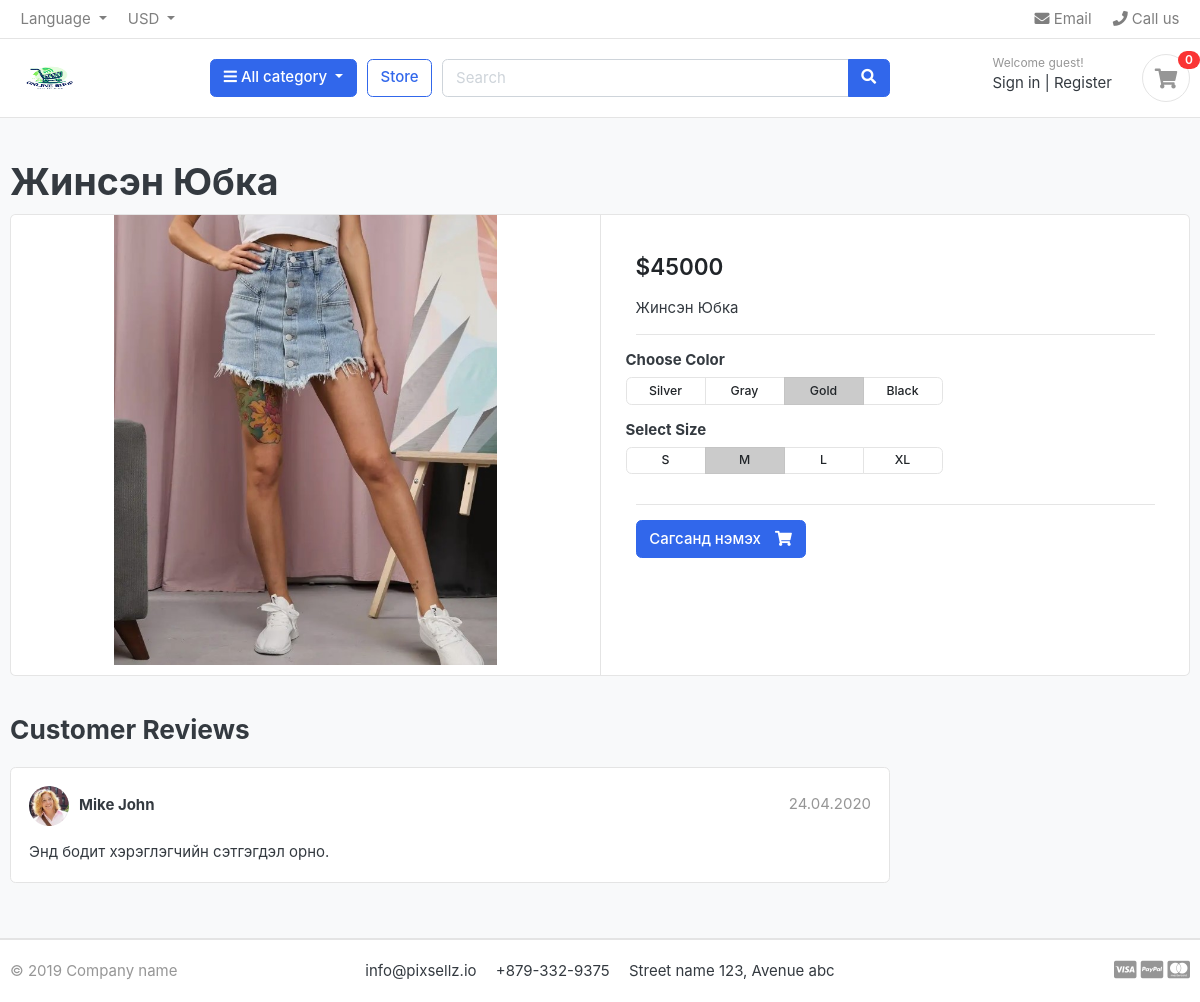
/yubka/zhinsen-yubka/, run on the app's committed database.
### store_app/models.py (models this page shows, shortened)
class Product(models.Model):
    product_name = models.CharField(max_length=200, unique=True)
    slug = models.SlugField(max_length=200, unique=True)
    description = models.TextField(max_length=500, blank=True)
    price = models.IntegerField()
    images = models.ImageField(upload_to='photos/products')
    stock = models.IntegerField()
    is_available = models.BooleanField(default=True)
    category = models.ForeignKey(Category, on_delete=models.CASCADE)
    created_date = models.DateTimeField(auto_now_add=True)
    modified_date = models.DateTimeField(auto_now=True)
    def __str__ (self):
        return self.product_name

### store_app/views.py (the view)
# urls.py: path('<slug:category_slug>/', views.store_view_detail, name='store_by_category'),
def store_view_detail(request, category_slug=None, product_slug=None):
    print("hhhhhhhhhhhhh")
    if category_slug:
        category = get_object_or_404(Category, slug=category_slug)
        if product_slug:
            product = get_object_or_404(Product, category=category, slug=product_slug)
            return render(request, 'product_detail.html', {'product': product})
        else:
            products = Product.objects.filter(category=category)
            return render(request, 'store.html', {'products': products, 'category': category})
    else:
        products = Product.objects.all()
        return render(request, 'store.html', {'products': products})

### cart_app/views.py (called while the page is built)
def _cart_id(request):
    cart = request.session.session_key
    if not cart:
        cart = request.session.create()
    return cart

### store_app/context_processors.py (called while the page is built)
def category_processor(request):
    categories = Category.objects.all()
    return {'all_categories': categories}

def cart_processor(request):
    cart_count = 0
    if 'admin' in request.path:
        return {}
    try:
        cart = Cart.objects.get(cart_id=_cart_id(request))
        cart_items = CartItem.objects.filter(cart_id=cart)
        for item in cart_items:
            cart_count += item.quantity
    except Cart.DoesNotExist:
        cart_count = 0
    return {'cart_total': cart_count}

### store_app/templates/product_detail.html (shortened to what this page needs)
{% extends "base.html" %}
{% load static %}
{% block content %}
<section class="section-content padding-y bg">
<div class="container">
<h1>{{ product}}</h1>
<div class="card">
	<div class="row no-gutters">
		<aside class="col-md-6">
			<article class="gallery-wrap">
				<div class="img-big-wrap">
				   <a href="#"><img src="{{ product.images.url }}" alt="{{ product.name }}"></a>
				</div>
			</article>
		</aside>
		<main class="col-md-6 border-left">
			<article class="content-body">
				<div class="mb-3">
					<var class="price h4">${{ product.price }}</var>
				</div>
				<p>{{ product.description }}</p>
				<hr>
				<div class="row">
					<div class="item-option-select">
						<h6>Choose Color</h6>
						<div class="btn-group btn-group-sm btn-group-toggle" data-toggle="buttons">
						  <label class="btn btn-light"><input type="radio" name="color"> Silver</label>
						  <label class="btn btn-light"><input type="radio" name="color"> Gray</label>
						  <label class="btn btn-light active"><input type="radio" name="color" checked> Gold</label>
						  <label class="btn btn-light"><input type="radio" name="color"> Black</label>
						</div>
					</div>
				</div>
				<div class="row">
					<div class="item-option-select">
						<h6>Select Size</h6>
						<div class="btn-group btn-group-sm btn-group-toggle" data-toggle="buttons">
						  <label class="btn btn-light"><input type="radio" name="size"> S</label>
						  <label class="btn btn-light active"><input type="radio" name="size" checked> M</label>
						  <label class="btn btn-light"><input type="radio" name="size"> L</label>
						  <label class="btn btn-light"><input type="radio" name="size"> XL</label>
						</div>
					</div>
				</div>
				<hr>
				{% if product.stock < 1 %}
				<button class="btn btn-secondary" disabled>Бараа дууссан</button>
				{% else %}
				<a href="#" class="btn btn-primary">
					<span class="text">Сагсанд нэмэх</span>
					<i class="fas fa-shopping-cart"></i>
				</a>
				{% endif %}
			</article>
		</main>
	</div>
</div>
<br>
<div class="row">
	<div class="col-md-9">
		<header class="section-heading">
			<h3>Customer Reviews </h3>
		</header>
		<article class="box mb-3">
			<div class="icontext w-100">
				<img src="{% static 'images/avatars/avatar1.jpg' %}" class="img-xs icon rounded-circle" alt="Customer Avatar">
				<div class="text">
					<span class="date text-muted float-md-right">24.04.2020 </span>
					<h6 class="mb-1">Mike John </h6>
				</div>
			</div>
			<div class="mt-3">
				<p>Энд бодит хэрэглэгчийн сэтгэгдэл орно.</p>
			</div>
		</article>
	</div>
</div>
</div>
</section>
{% endblock %}

### store_app/static/css/ui.css (style rules this page uses)
html { font-family: "Inter", sans-serif; font-size: 15px; }
.content-body { flex: 1 1 auto; padding: 2rem 2.3rem; }
.img-xs, .img-sm, .img-md, .img-lg { -o-object-fit: cover; object-fit: cover; flex-shrink: 0; flex-grow: 0; }
.img-xs { width: 40px; height: 40px; }
.padding-y { padding-top: 40px; padding-bottom: 40px; }
var { font-style: normal; }
article:after, .form-group:after { display: block; clear: both; content: ""; }
.bg { background-color: #f8f9fa; }
.section-heading { margin-bottom: 20px; margin-top: 15px; }
p:last-child { margin-bottom: 0; }
.btn-light { background-color: #fff; border-color: #e4e4e4; }
.btn .text + i { margin-left: 10px; }
.icontext { display: inline-flex; align-items: center; vertical-align: middle; }
.icontext .text { width: 100%; line-height: 1.2; }
.icontext .icon { position: relative; margin-right: 10px; flex-shrink: 0; flex-grow: 0; }
.price { font-weight: 600; color: #212529; }
.box { padding: 18px; background: #fff; border-radius: 0.37rem; border: 1px solid #e4e4e4; }
.box img { max-width: 100%; }
.gallery-wrap .img-big-wrap { margin-bottom: 10px; border-radius: 0.37rem; overflow: hidden; background-color: #fff; }
.gallery-wrap .img-big-wrap a { text-align: center; display: block; }
.gallery-wrap .img-big-wrap img { height: 450px; width: auto; display: inline-block; }
.item-option-select { margin-bottom: 1rem; display: inline-block; margin-right: 15px; }
.item-option-select .btn { min-width: 80px; }

### data on the page
Product: product_name "Жинсэн Юбка", images (picture), price "45000", description "Жинсэн Юбка"

### other printed values
{{ cart_total }} "0"
